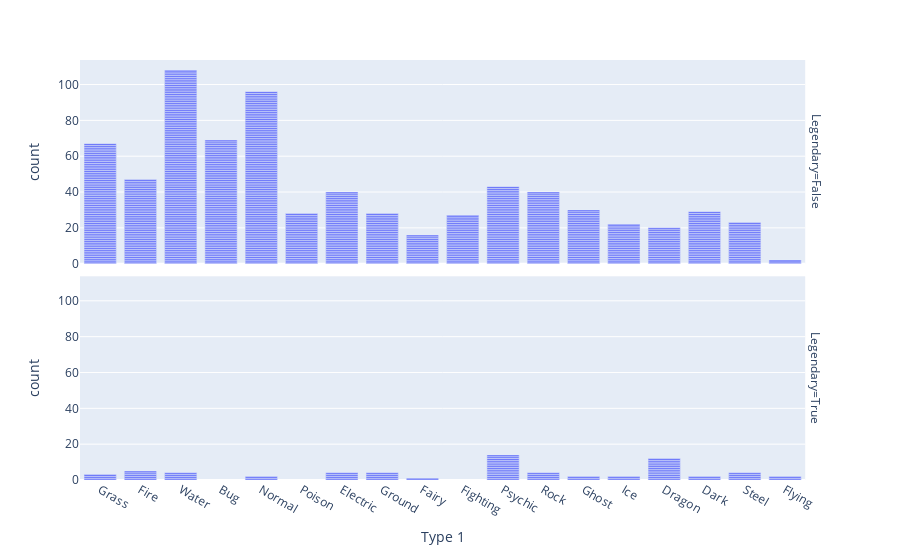

The notebook cell saved with this chart:
### Code cell
fig=px.bar(df_pokemon, x='Type 1', facet_row='Legendary')
fig.show()

### Figure 1 — Plotly figure (JSON) as saved in the notebook; plotly's stock layout.template omitted (floating-point values rounded to 4 significant figures; data arrays with more than 128 entries replaced by an {"elided": "..."} marker saying what was removed)
{"data": [{"hovertemplate": "Legendary=False<br>Type 1=%{x}<br>count=%{y}<extra></extra>", "legendgroup": "", "marker": {"color": "#636efa", "pattern": {"shape": ""}}, "name": "", "orientation": "v", "showlegend": false, "textposition": "auto", "type": "bar", "x": {"elided": "735 str values"}, "xaxis": "x2", "y": {"elided": "735 int values"}, "yaxis": "y2"}, {"hovertemplate": "Legendary=True<br>Type 1=%{x}<br>count=%{y}<extra></extra>", "legendgroup": "", "marker": {"color": "#636efa", "pattern": {"shape": ""}}, "name": "", "orientation": "v", "showlegend": false, "textposition": "auto", "type": "bar", "x": ["Ice", "Electric", "Fire", "Psychic", "Psychic", "Psychic", "Electric", "Fire", "Water", "Psychic", "Fire", "Rock", "Ice", "Steel", "Dragon", "Dragon", "Dragon", "Dragon", "Water", "Water", "Ground", "Ground", "Dragon", "Dragon", "Steel", "Psychic", "Psychic", "Psychic", "Psychic", "Psychic", "Psychic", "Psychic", "Steel", "Water", "Fire", "Normal", "Ghost", "Ghost", "Dark", "Grass", "Grass", "Normal", "Psychic", "Steel", "Rock", "Grass", "Flying", "Flying", "Electric", "Electric", "Dragon", "Dragon", "Ground", "Ground", "Dragon", "Dragon", "Dragon", "Fairy", "Dark", "Dragon", "Rock", "Rock", "Psychic", "Psychic", "Fire"], "xaxis": "x", "y": [1, 1, 1, 1, 1, 1, 1, 1, 1, 1, 1, 1, 1, 1, 1, 1, 1, 1, 1, 1, 1, 1, 1, 1, 1, 1, 1, 1, 1, 1, 1, 1, 1, 1, 1, 1, 1, 1, 1, 1, 1, 1, 1, 1, 1, 1, 1, 1, 1, 1, 1, 1, 1, 1, 1, 1, 1, 1, 1, 1, 1, 1, 1, 1, 1], "yaxis": "y"}], "layout": {"annotations": [{"font": {}, "showarrow": false, "text": "Legendary=True", "textangle": 90, "x": 0.98, "xanchor": "left", "xref": "paper", "y": 0.2425, "yanchor": "middle", "yref": "paper"}, {"font": {}, "showarrow": false, "text": "Legendary=False", "textangle": 90, "x": 0.98, "xanchor": "left", "xref": "paper", "y": 0.7575, "yanchor": "middle", "yref": "paper"}], "barmode": "relative", "legend": {"tracegroupgap": 0}, "margin": {"t": 60}, "xaxis": {"anchor": "y", "domain": [0, 0.98], "title": {"text": "Type 1"}}, "xaxis2": {"anchor": "y2", "domain": [0, 0.98], "matches": "x", "showticklabels": false}, "yaxis": {"anchor": "x", "domain": [0, 0.485], "title": {"text": "count"}}, "yaxis2": {"anchor": "x2", "domain": [0.515, 1], "matches": "y", "title": {"text": "count"}}}}
